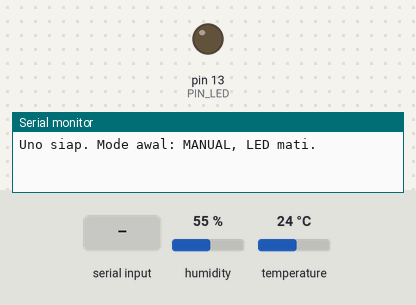
This sketch was run on a simulated Arduino Uno, built with avr-gcc and run on an emulated ATmega328P. Shown: output pins drawn as LEDs (lit = HIGH), the last lines printed to the serial monitor. The inputs (shaded band) are chosen by the test bench; at power-on: temperature 24 °C, humidity 55 %.

Above: at 1.2 s.
1.3 s: "LED:ON\n" received over the second serial link
At 2.5 s:
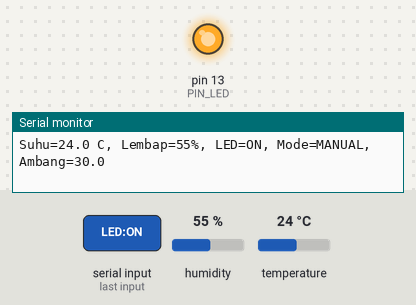
2.8 s: "MODE:AUTO\n" received over the second serial link
At 3.8 s:
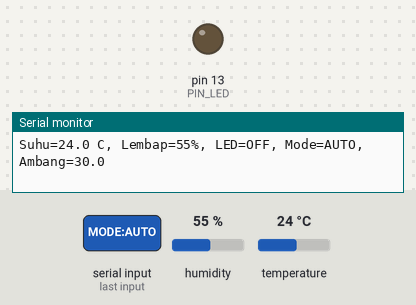
5.5 s: temperature set to 28 °C
7.2 s: temperature set to 31 °C
At 11.4 s:
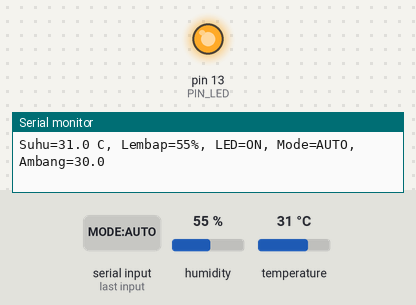
13.5 s: temperature set to 12 °C
At 14.4 s:
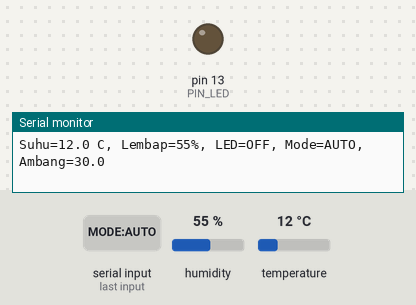
15.5 s: temperature set to 33 °C
At 18.6 s:
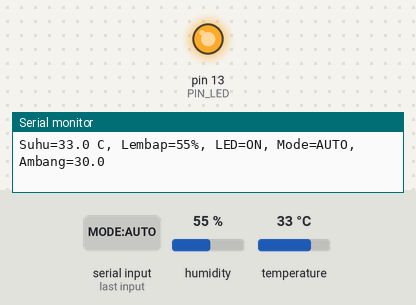
Timing chart, 0 to 20.1 s (numbered marks = the images above; inputs shaded):
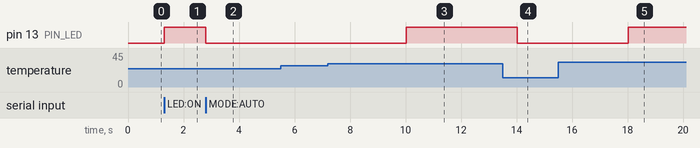

Measured:
- the behaviour switches between 29 and 30 °C on temperature (found by bisection; images 2 and 3)
- after the input at 1.3 s, pin 13 (PIN_LED): LOW → HIGH at once
- after the input at 2.8 s, pin 13 (PIN_LED): HIGH → LOW at once
- after the input at 7.2 s, pin 13 (PIN_LED): LOW → HIGH after 2.8 s
- after the input at 13.5 s, pin 13 (PIN_LED): HIGH → LOW after 0.52 s
- after the input at 15.5 s, pin 13 (PIN_LED): LOW → HIGH after 2.5 s

The sketch:

uno_sensor_led.ino
```cpp
#include <SoftwareSerial.h>
#include <DHT.h>

const uint8_t PIN_DHT = 2;
const uint8_t PIN_LED = 13;
const uint8_t PIN_RX  = 10;   // terima dari TX ESP32
const uint8_t PIN_TX  = 11;   // kirim ke RX ESP32 (lewat pembagi tegangan)

const unsigned long INTERVAL_BACA = 2000;  // DHT11 minimal 1 detik, 2 detik lebih aman

DHT dht(PIN_DHT, DHT11);
SoftwareSerial esp(PIN_RX, PIN_TX);

// Status yang disimpan Uno
bool  modeAuto = false;   // false = MANUAL, true = AUTO
bool  ledOn    = false;
float ambang   = 30.0;    // derajat Celsius. Ubah di sini atau dari halaman web
float suhu     = 0;
float lembap   = 0;
bool  sensorOk = false;

unsigned long waktuBaca = 0;

// Buffer untuk menyusun satu baris perintah
char buf[24];
uint8_t idx = 0;

void setLed(bool on) {
  ledOn = on;
  digitalWrite(PIN_LED, on ? HIGH : LOW);
}

// Dipakai hanya pada mode AUTO. Jika sensor gagal dibaca, LED dibiarkan apa adanya.
void aturOtomatis() {
  if (modeAuto && sensorOk) {
    setLed(suhu >= ambang);
  }
}

void bacaSensor() {
  float t = dht.readTemperature();
  float h = dht.readHumidity();
  sensorOk = !(isnan(t) || isnan(h));
  if (sensorOk) {
    suhu = t;
    lembap = h;
  }
}

void kirimStatus() {
  // Ke ESP32
  esp.print(F("DATA,"));
  esp.print(suhu, 1);   esp.print(',');
  esp.print(lembap, 0); esp.print(',');
  esp.print(ledOn ? 1 : 0); esp.print(',');
  esp.print(modeAuto ? F("AUTO") : F("MANUAL")); esp.print(',');
  esp.print(ambang, 1); esp.print(',');
  esp.println(sensorOk ? 1 : 0);

  // Ke Serial Monitor (USB) supaya mudah dipantau saat praktikum
  Serial.print(F("Suhu="));   Serial.print(suhu, 1);
  Serial.print(F(" C, Lembap=")); Serial.print(lembap, 0);
  Serial.print(F("%, LED="));   Serial.print(ledOn ? F("ON") : F("OFF"));
  Serial.print(F(", Mode="));   Serial.print(modeAuto ? F("AUTO") : F("MANUAL"));
  Serial.print(F(", Ambang=")); Serial.print(ambang, 1);
  Serial.println(sensorOk ? F("") : F("  [DHT11 GAGAL DIBACA]"));
}

void prosesPerintah(const char* c) {
  if (strcmp(c, "MODE:MANUAL") == 0) {
    modeAuto = false;                       // LED tetap pada kondisi terakhir
  } else if (strcmp(c, "MODE:AUTO") == 0) {
    modeAuto = true;
    aturOtomatis();                         // langsung sesuaikan dengan suhu saat ini
  } else if (strcmp(c, "LED:ON") == 0) {
    if (!modeAuto) setLed(true);            // diabaikan saat mode AUTO
  } else if (strcmp(c, "LED:OFF") == 0) {
    if (!modeAuto) setLed(false);
  } else if (strncmp(c, "TH:", 3) == 0) {
    ambang = atof(c + 3);
    aturOtomatis();
  } else {
    return;                                  // perintah tidak dikenal
  }
  kirimStatus();                             // balas segera agar web cepat berubah
}

void bacaPerintah() {
  while (esp.available()) {
    char ch = esp.read();
    if (ch == '\n') {
      buf[idx] = '\0';
      if (idx > 0) prosesPerintah(buf);
      idx = 0;
    } else if (ch != '\r' && idx < sizeof(buf) - 1) {
      buf[idx++] = ch;
    }
  }
}

void setup() {
  Serial.begin(9600);
  esp.begin(9600);          // SoftwareSerial stabil di 9600
  dht.begin();
  pinMode(PIN_LED, OUTPUT);
  setLed(false);
  Serial.println(F("Uno siap. Mode awal: MANUAL, LED mati."));
}

void loop() {
  bacaPerintah();

  if (millis() - waktuBaca >= INTERVAL_BACA) {
    waktuBaca = millis();
    bacaSensor();
    aturOtomatis();
    kirimStatus();
  }
}
```
